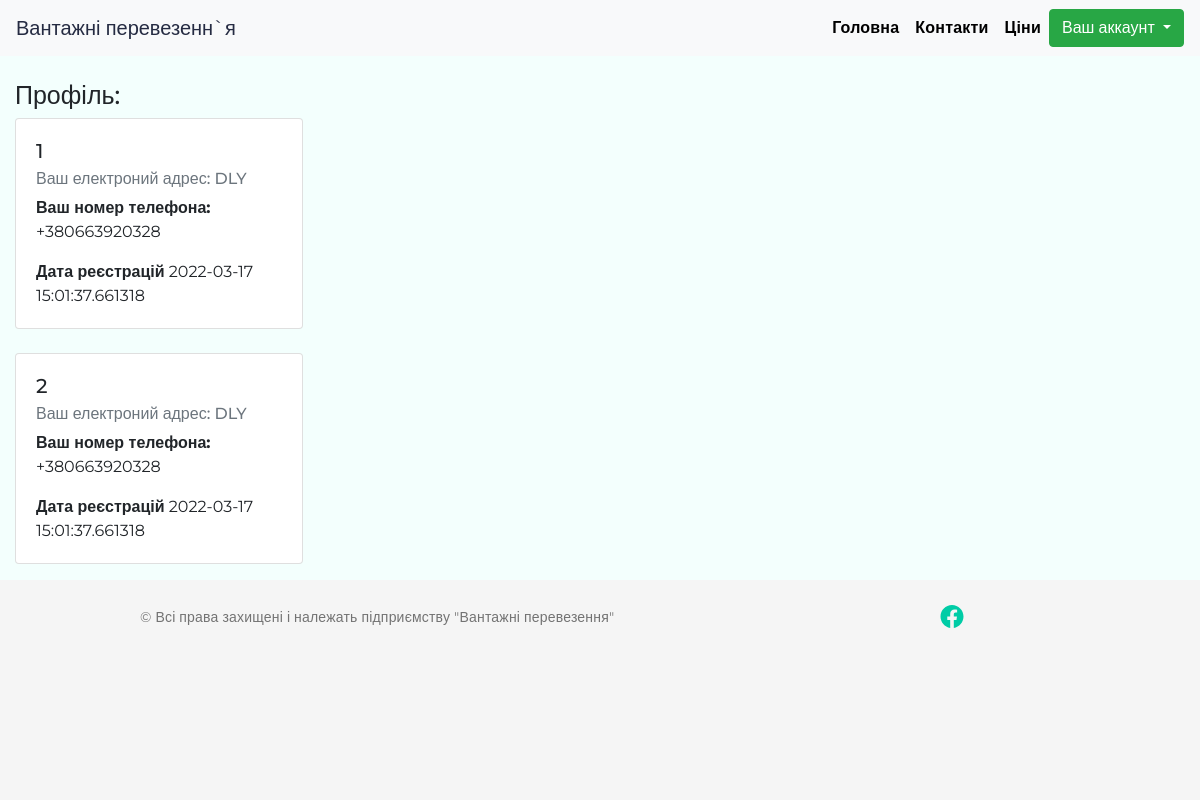
Page /orders (signed in) on the committed database.
### app.py (models this page shows, shortened)
class Orders(db.Model):
    __tablename__ = "orders"
    id_orders = db.Column(db.Integer, primary_key = True)
    id_user= db.Column(db.Integer,db.ForeignKey('users.id_users'))
    cargo = db.Column(db.String(150))
    weight = db.Column(db.String(60))
    check_orders = db.Column(db.String(50),default = "В обробці")
    ts_orders = db.Column(db.DateTime,default = datetime.utcnow)
    city_sender= db.Column(db.Integer,db.ForeignKey('citys.id'))
    steet_sender= db.Column(db.String(255))
    house_number = db.Column(db.Integer)
    date_senders = db.Column(db.String(60),default ="__")
    date_recipients = db.Column(db.String(60),default ="__")
    pay_method = db.Column(db.String(60))
    suma = db.Column(db.String(60),default ="__")
    user = db.relationship('Users', backref=db.backref("orders",overlaps ="citys,user",cascade="all, delete-orphan",lazy = "dynamic"))
    city = db.relationship('Citys', backref=db.backref("orders", overlaps ="citys,users",cascade="all, delete-orphan",lazy = "dynamic"))

class Users(UserMixin,db.Model):
    id_users = db.Column(db.Integer, primary_key = True)
    pib = db.Column(db.String(255))
    email = db.Column(db.String(150), index = True, unique = True)
    phone_number = db.Column(db.String(15))
    password_hash = db.Column(db.String(128))
    ts_registry = db.Column(db.DateTime, default = datetime.utcnow())
    role = db.Column(db.String(50),default = "User")
    citys = db.relationship("Citys",secondary = "orders")
    def __repr__(self):
        return  self.pib

### app.py (the view)
@app.route('/orders')
@login_required
def orders():
   	id = current_user.id_users
   	user = Users.query.first_or_404(id)
   	order = user.orders.all()
   	return render_template("orders.html",id = id ,user = user , order = order)

### app.py (called while the page is built)
@login.user_loader
def load_user(id_users):
    return Users.query.get(int(id_users))

### templates/orders.html (shortened to what this page needs)
{% extends "base.html" %}
{% import 'bootstrap/wtf.html' as wtf %}
{% block body %}
        <div class="container-fluid">
            <h1 class=" mt-4 ">Профіль:</h1>
   {% for order in order %}
         <div class="card mb-4" style="width: 18rem;">
  <div class="card-body">
    <h5 class="card-title">{{order.id_orders}}</h5>
    <h6 class="card-subtitle mb-2 text-muted">Ваш електроний адрес:  {{order.user}}</h6>
    <p class="card-text"><strong>Ваш номер телефона:</strong> {{current_user.phone_number}}</p>
        <p class="card-text"><strong>Дата реєстрацій</strong> {{current_user.ts_registry}}</p>
  </div>
</div>
{% endfor %}
{% endblock %}

### static/style.css (style rules this page uses)
* { padding: 0; margin: 0; }
html { position: relative; min-height: 100%; }
body { background-color: #F3FFFD; font-family: 'Montserrat', sans-serif; font-size: 16px; min-height: 100%; height: 100%; margin-bottom: 100px; }
@media (max-width:1200px) { body { margin-bottom: 220px; } }
@media (max-width:1200px) { h1 { font-size: 25px; } }

### rows in the picture
Orders: id_orders "1", user "DLY"
Users: phone_number "+380663920328", ts_registry "2022-03-17 15:01:37.661318"
Orders: id_orders "2", user "DLY"
